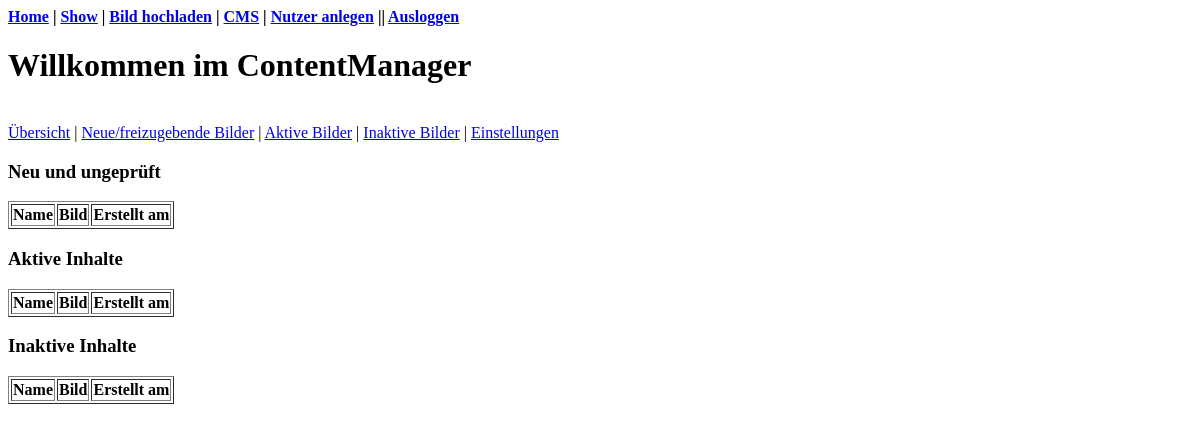
The app's page /cms.php (signed in), older data.
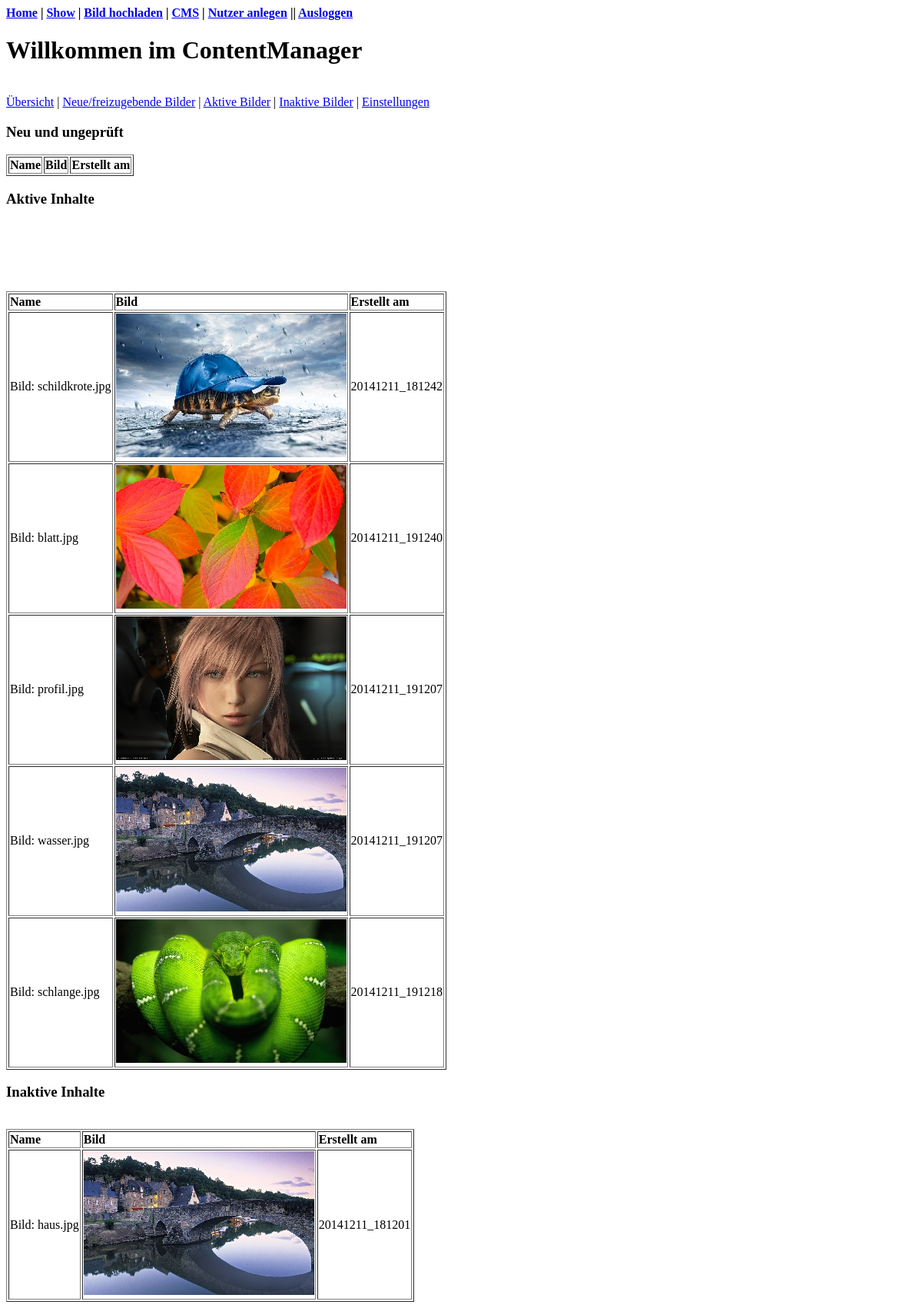
The same page, newer data.
### tables this page shows
CREATE TABLE "bilder" ("lfdnr" INTEGER PRIMARY KEY  NOT NULL , "name" TEXT NOT NULL , "user" INTEGER NOT NULL , "erstzeit" DATETIME NOT NULL  DEFAULT CURRENT_TIMESTAMP, "akt_ab" DATETIME, "akt_bis" DATETIME, "ort" TEXT NOT NULL , "status" INTEGER);

### cms.php (the view, shortened to what this page needs)
<?php
include("header.php");
include("cms_links.php");
 $db = new SQLite3('db/infosaeule.sqlite');
 if(!$db)die($db->lastErrorMsg());
 else{
  $results = $db->query("SELECT name, erstzeit,lfdnr from Bilder where status='0' order by 'lfdnr'");
if($results)
  { echo " <b><h3>Neu und ungepr&uuml;ft</h3></b>";
  echo "<table border='1'> ";
  echo "<tr><td><b>Name</b></td>";
  echo "<td><b>Bild</b></td>";
  echo "<td><b>Erstellt am</b></td></tr>";
  echo "</table> ";
  }
  $results = $db->query("SELECT name, erstzeit,lfdnr from Bilder where status='1' order by 'lfdnr'");
if($results)
  { echo " <b><h3>Aktive Inhalte</h3></b>";
  echo "<table border='1'> ";
  echo "<tr><td><b>Name</b></td>";
  echo "<td><b>Bild</b></td>";
  echo "<td><b>Erstellt am</b></td></tr>";
         while ($row = $results->fetchArray())
         {
                 echo "<tr><td>Bild: ".$row['name']."</td>";
                 echo "<td><img src='thumbnail/".$row['erstzeit']."-".$row['name']."' alt='".$row['name']."'</td>";
                 echo "<td>".$row['erstzeit']."</td>";
                 echo "</tr><br>";
         }
  echo "</table> ";
  }
  $results = $db->query("SELECT name, erstzeit,lfdnr from Bilder where status='2' order by 'lfdnr'");
if($results)
  { echo " <b><h3>Inaktive Inhalte</h3></b>";
  echo "<table border='1'> ";
  echo "<tr><td><b>Name</b></td>";
  echo "<td><b>Bild</b></td>";
  echo "<td><b>Erstellt am</b></td></tr>";
         while ($row = $results->fetchArray())
         {
                 echo "<tr><td>Bild: ".$row['name']."</td>";
                 echo "<td><img src='thumbnail/".$row['erstzeit']."-".$row['name']."' alt='".$row['name']."'</td>";
                 echo "<td>".$row['erstzeit']."</td>";
                 echo "</tr><br>";
         }
  echo "</table> ";
  }
}
?>

### header.php (shortened to what this page needs)
<!DOCTYPE html PUBLIC "-//W3C//DTD XHTML 1.0 Strict//EN" "http://www.w3.org/TR/xhtml1/DTD/xhtml1-strict.dtd">
<html xmlns="http://www.w3.org/1999/xhtml" xml:lang="de" lang="de">
 <head>
 </head>
<html>
        <body>
    <div class="header">
             <b><a href=index.php>Home</a> | <a href=view.php>Show</a> | <a href=upload.php>Bild hochladen</a> | <a href=cms.php>CMS</a> | <a href=form.php>Nutzer anlegen</a> || <a href=logout.php>Ausloggen</a>
             </b>
    </div>
        </body>
</html>

### cms_links.php (shortened to what this page needs)
<h1>Willkommen im ContentManager</h1> <br>
<a href=cms.php>Übersicht</a> | <a href=cms_neue.php>Neue/freizugebende Bilder</a> | <a href=cms_aktiv.php>Aktive Bilder</a> | <a href=cms_inaktiv.php>Inaktive Bilder</a> | <a href=cms_pref.php>Einstellungen</a>

Row changes from the older to the newer data that the page shows:
added bilder: name "schildkrote.jpg", erstzeit+name (picture), erstzeit "20141211_181242", shown under "Aktive Inhalte"
added bilder: name "blatt.jpg", erstzeit+name (picture), erstzeit "20141211_191240", shown under "Aktive Inhalte"
added bilder: name "profil.jpg", erstzeit+name (picture), erstzeit "20141211_191207", shown under "Aktive Inhalte"
added bilder: name "wasser.jpg", erstzeit+name (picture), erstzeit "20141211_191207", shown under "Aktive Inhalte"
added bilder: name "schlange.jpg", erstzeit+name (picture), erstzeit "20141211_191218", shown under "Aktive Inhalte"
added bilder: name "haus.jpg", erstzeit+name (picture), erstzeit "20141211_181201", shown under "Inaktive Inhalte"
